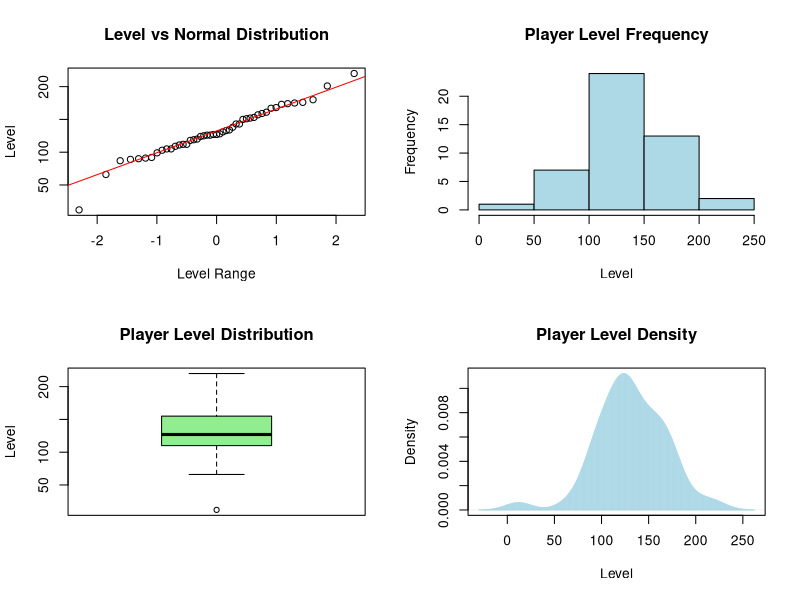
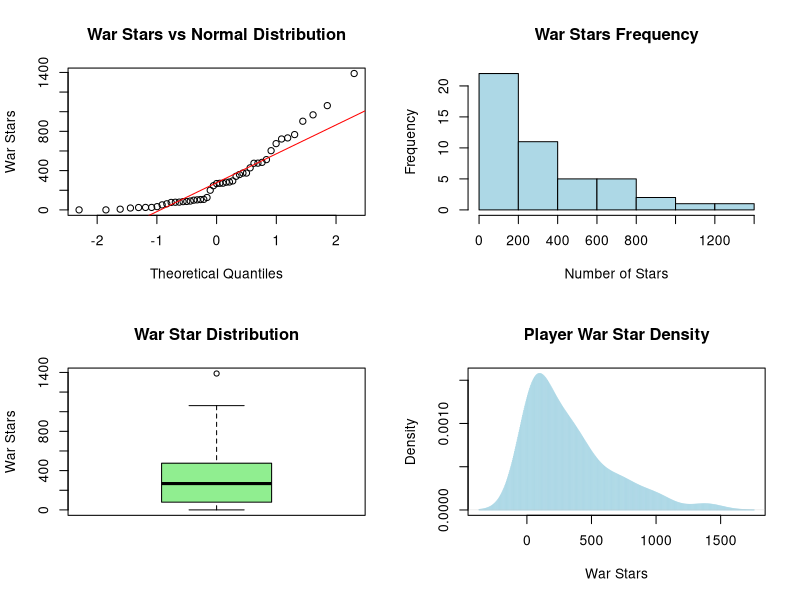

The R source for these figures, in order:
library(knitr)
setwd("C:\\Users\\sterg\\Code\\R\\R Projects\\Clash of Clans Stats")
playerdata              <-  read.csv("data.csv", header = TRUE)

# ------------------------------------------------------------------------------

player_activity         <- playerdata$attackWins > 0
player_activity         <- ifelse(player_activity, "active", "inactive")

# Create the main dataframe 'mydata' containing all clan members.
mydata                  <-  data.frame(Name        = playerdata$name,
                                       Level       = playerdata$expLevel,
                                       Trophies    = playerdata$trophies,
                                       `War Stars` = playerdata$warStars,
                                       Activity    = player_activity)

# Create the 'mydata_active' dataframe, filtering for players active in the current season.
x                       <- mydata$Activity == "active"
mydata_active           <- mydata[x, ]
mydata_active           <- mydata_active[order(mydata_active$War.Stars,
                                               decreasing = TRUE), ]
rownames(mydata_active) <- 1:nrow(mydata_active) # nolint

# Sort the main 'mydata' dataframe. This is done after creating the active players subset
# to ensure the original dataframe's row order is not disturbed during the filtering process.
mydata                  <-  mydata[order(mydata$War.Stars,
                                         decreasing = TRUE), ]
rownames(mydata)        <- 1:nrow(mydata)        # nolint

# ------------------------------------------------------------------------------

# Output the summary data to a text file named "Clan Info.txt".
sink("Clan Info.txt")

cat("The following table has data of every member of your clan")
print(kable(mydata,
            align   = "ccccc",
            format  = "simple"))
cat("\n")

if (nrow(mydata_active) == nrow(mydata)) {
  cat("All clan members are active in the current season.")
  cat("\n")

} else {
  cat("The following table has data of active members of your clan")
  print(kable(mydata_active,
              format  = "simple",
              align   = "ccccc"))
}
cat("\n")
cat("#########################################################################")
cat("\n\n")
cat("Statistical analysis")
cat("\n\n")

# Perform and print summary statistics.
cat("Player Level")
cat("\n")
print(summary(mydata$Level))
cat("\n")
cat("War Stars")
cat("\n")
print(summary(mydata$War.Stars))
sink()

# ------------------------------------------------------------------------------

png1         <- "Level Anlalysis.png"
png(png1, width = 4000, height = 4000, res = 600)

par(mfrow    = c(2, 2))
qqnorm(mydata$Level,
       main  = "Level vs Normal Distribution",
       ylab  = "Level",
       xlab  = "Level Range")
qqline(mydata$Level,
       col   = "Red")
hist(mydata$Level,
     main    = "Player Level Frequency",
     col     = "Light Blue",
     ylab    = "Frequency",
     xlab    = "Level")
boxplot(mydata$Level,
        main = "Player Level Distribution",
        col  = "Light Green",
        ylab = "Level")
plot(density(mydata$Level),
     type    = "h",
     col     = "Light Blue",
     main    = "Player Level Density",
     ylab    = "Density",
     xlab    = "Level")

dev.off()

# ------------------------------------------------------------------------------

png2         <-  "War Stars Analysis.png"
png(png2, width = 4000, height = 4000, res = 600)

par(mfrow    = c(2, 2))
qqnorm(mydata$War.Stars,
       main  = "War Stars vs Normal Distribution",
       xlab  = "Theoretical Quantiles",
       ylab  = "War Stars")
qqline(mydata$War.Stars,
       col   = "Red")
hist(mydata$War.Stars,
     main    = "War Stars Frequency",
     col     = "Light Blue",
     xlab    = "Number of Stars",
     ylab    = "Frequency")
boxplot(mydata$War.Stars,
        main = "War Star Distribution",
        col  = "Light Green",
        ylab = "War Stars")
plot(density(mydata$War.Stars),
     type    = "h",
     col     = "Light Blue",
     main    = "Player War Star Density",
     ylab    = "Density",
     xlab    = "War Stars")

dev.off()